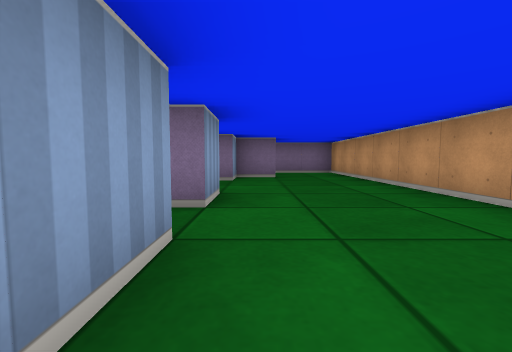
view 1 (above)

24 first-person views from a walk through a cub3D maze. The camera is about half as high as the walls, tilts 4° down and sees 90° across. The floor is counted in squares. Each view is taken from the middle of a square. On the plan, view 1 faces up. The plan holds only what a view shows up to about 9 squares ahead; the rest is blank.

view 2
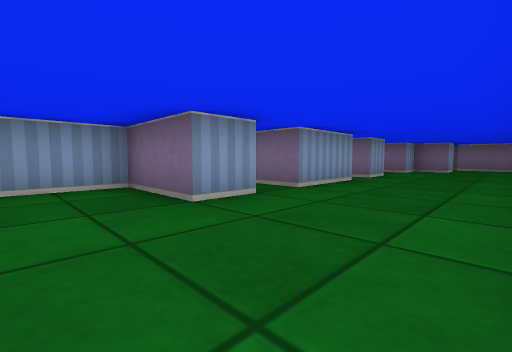

view 3
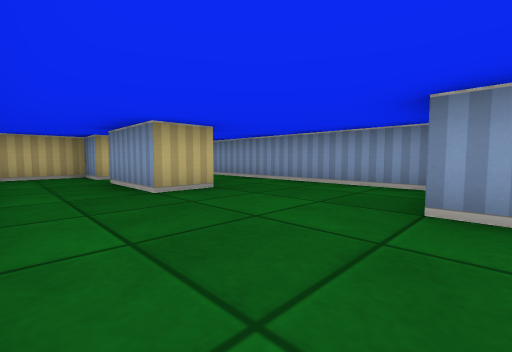

view 4
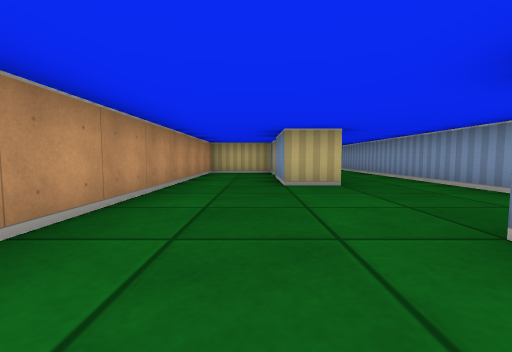

view 5
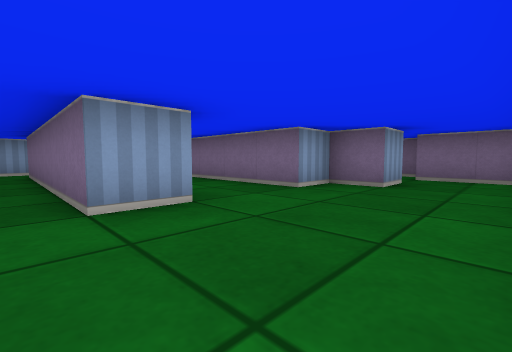

view 6
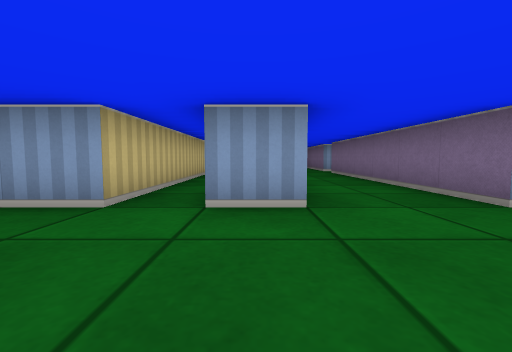

view 7
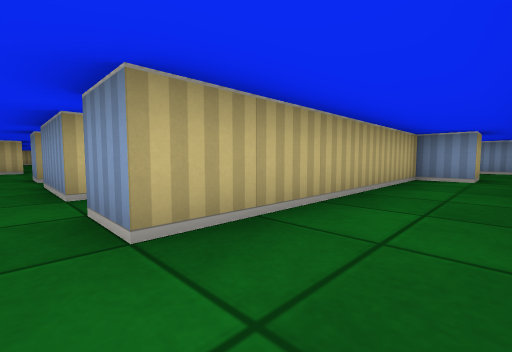

view 8
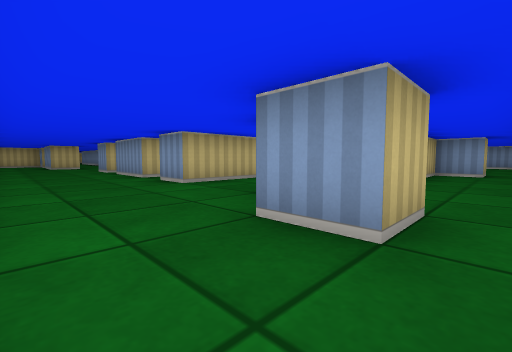

view 9
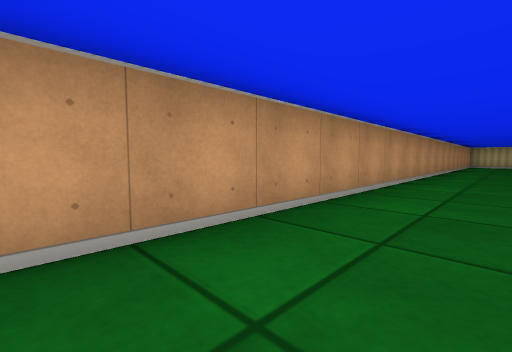

view 10
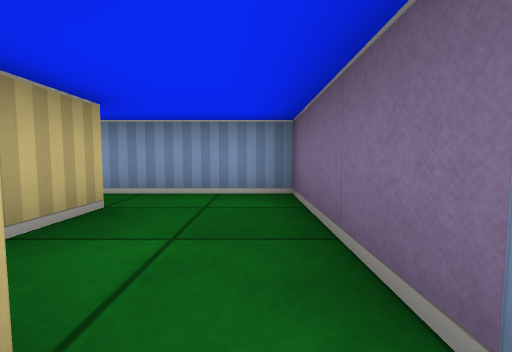

view 11
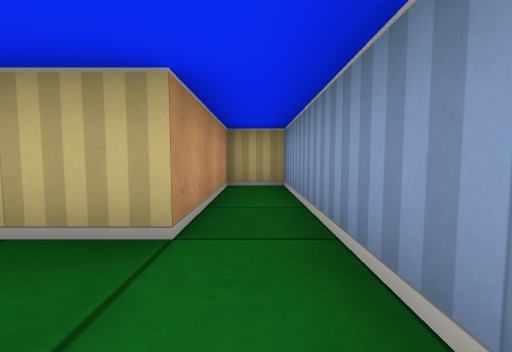

view 12
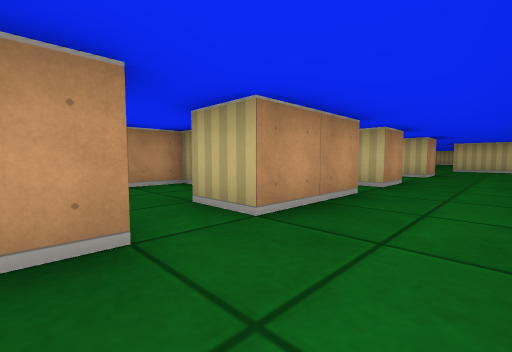

view 13
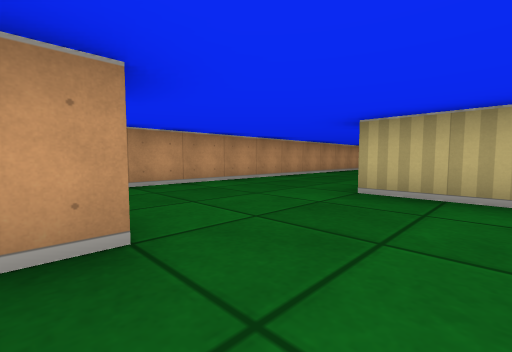

view 14
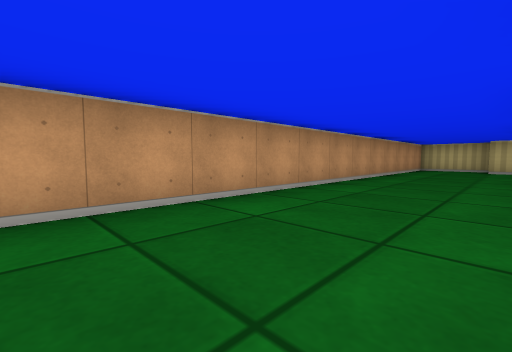

view 15
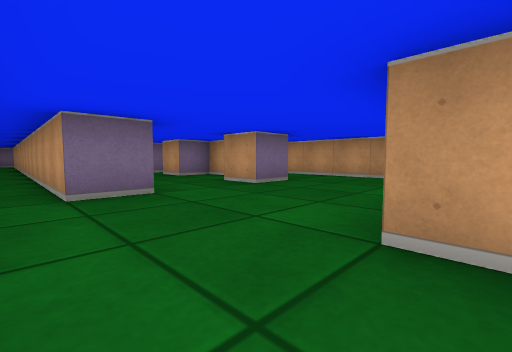

view 16
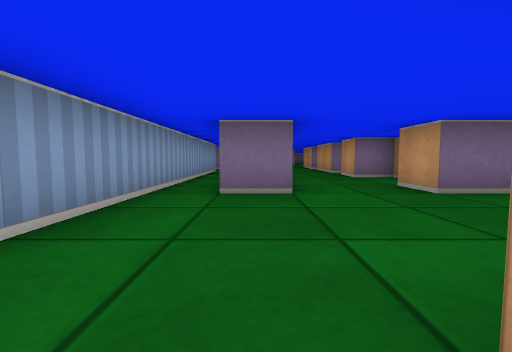

view 17
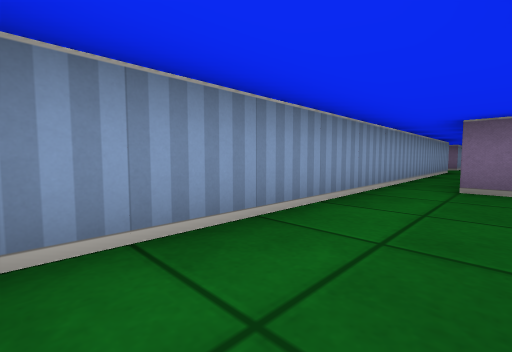

view 18
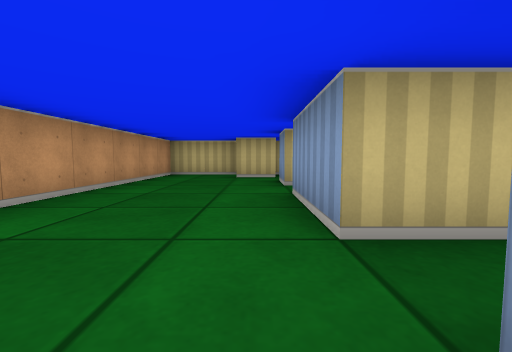

view 19
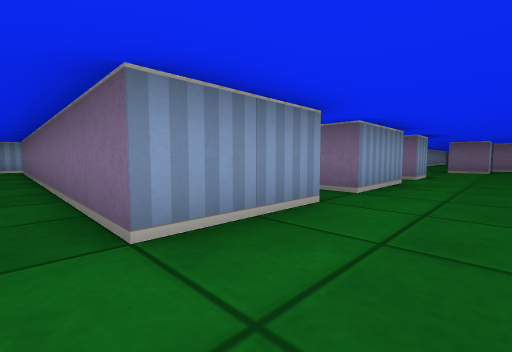

view 20
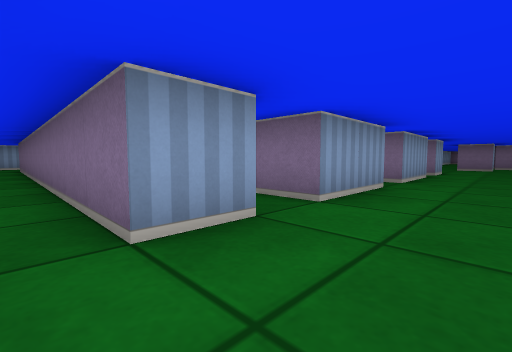

view 21
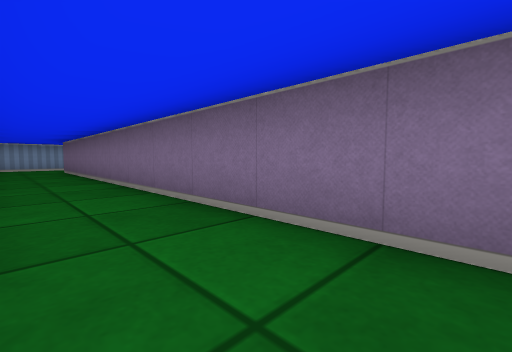

view 22
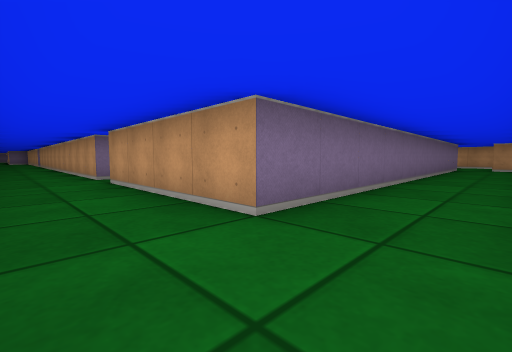

view 23
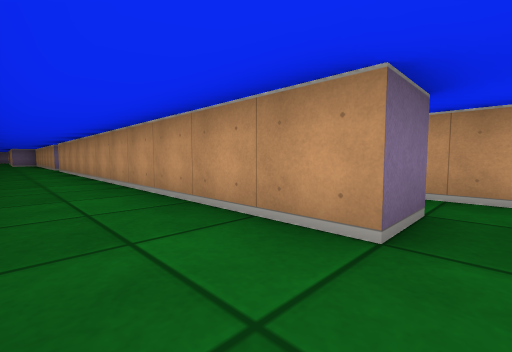

view 24
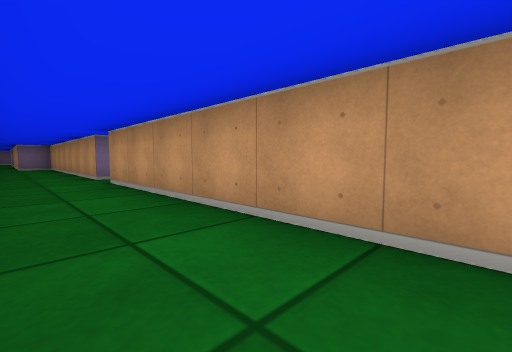

### Floor plan
Points are (right, up) in squares from view 1. A wall is a line through its corners. A room is listed if a view was taken in it or the views show most of it. See-through windows are left out.
Room 1 (views 1, 2, 3, 4, 5, 6, 7)
walls: (-0.5, -1.4) (-0.5, -2.5) (-2.5, -2.5) (-2.5, -5.5); (-0.5, 1.5) (-0.5, -0.5); (-0.5, 5.5) (-5.5, 5.5); (-0.6, -5.5) (0.5, -5.5) (0.5, -7.5); (-5.5, 3.5) (-0.5, 3.5) (-0.5, 2.5); (0.5, 6.5) (-0.5, 6.5); (-6.5, 4.5) (-6.5, 3.5); (2.5, -7.5) (2.5, 5.5)
ways out: opening at (1.5, 6.5) to room 2; opening at (-6, 5) to room 3; opening at (-1.5, -6.5) to room 4; opening at (-1, 2) to room 7; opening at (1.5, -6.5) to room 8; opening at (-1, -1)
Room 2 (views 8, 9)
walls: (-0.6, 7.5) (0.5, 7.5) (0.5, 6.5); (-0.5, 6.5) (-0.5, 5.5); (0.4, 9.5) (-0.1, 9.5); (2.5, 5.5) (2.5, 8.5) (0.5, 8.5); (-6.5, 7.5) (-6.5, 6.5)
ways out: opening at (1.5, 6.5) to room 1; opening at (-6, 8)
Room 3 (views 10, 11)
walls: (-7.5, 4.5) (-6.5, 4.5); (-7.5, 5.5) (-10.5, 5.5) (-10.5, 0.5) (-9.5, 0.5) (-9.5, 3.5) (-8.4, 3.5); (-6.5, 3.5) (-5.5, 3.5); (-5.5, 5.5) (-6.5, 5.5)
ways out: opening at (-6, 5) to room 1
Room 4 (views 12, 13, 14, 18, 19, 20)
walls: (-2.1, -18.5) (-0.5, -18.5) (-0.5, -19.5); (-2.4, -15.5) (-3.5, -15.5) (-3.5, -6.8); (0.5, -14.5) (0.5, -15.5) (-0.5, -15.5) (-0.5, -14.5) (0.1, -14.5); (-0.5, -20.4) (-0.5, -22.5); (0.5, -13.2) (0.5, -12.5) (-0.5, -12.5) (-0.5, -11.5) (0, -11.5); (-0.5, -23.5) (-0.5, -25.5) (-9.5, -25.5); (0, -10.5) (-0.5, -10.5) (-0.5, -8.5) (0.5, -8.5); (-4.5, -9.5) (-4.5, -18.6); (-0.5, -7.6) (-0.5, -6.9); (-0.5, -26.5) (-0.5, -27.5); (-2.5, -5.5) (-2.5, -10); (0.5, -29.5) (2.5, -29.5) (2.5, -13.9); (-10.5, -25.4) (-10.5, -26)
ways out: opening at (-1.5, -6.5) to room 1; opening at (-3.5, -19) to room 5; opening at (-1.5, -20) to room 5; opening at (0, -28) to room 6; opening at (0, -8) to room 8; opening at (-1, -23)
Room 5 (views 15, 16, 17)
walls: (-2.5, -19.1) (-2.5, -18.5); (-4.5, -18.6) (-4.5, -20.1); (-0.5, -19.5) (-0.9, -19.5)
ways out: opening at (-3.5, -19) to room 4; opening at (-1.5, -20) to room 4
Room 6 (views 21, 22, 23, 24)
walls: (-10.4, -22.5) (-11.5, -22.5) (-11.5, -11.5); (-11.5, -10.6) (-11.5, -5.8); (-0.5, -27.5) (-11.5, -27.5) (-11.5, -23.5); (-0.5, -28.5) (0.5, -28.5)
ways out: opening at (0, -28) to room 4; opening at (-11, -23); opening at (-11, -11)
Room 7 (no view inside)
walls: (-5.5, 1.5) (-0.5, 1.5); (-0.5, 2.5) (-6.5, 2.5); (-7.5, 2.6) (-7.5, 2)
ways out: opening at (-1, 2) to room 1
Room 8 (no view inside)
walls: (0.5, -8.5) (0.5, -9.5) (2.5, -9.5) (2.5, -7.5)
ways out: opening at (1.5, -6.5) to room 1; opening at (0, -8) to room 4

Positions as (right, up) in squares from view 1, and headings:
1: (0, 0), facing up
2: (2, -4), facing up-left
3: (2, -2), facing down-left
4: (1, -1), facing down
5: (2, 2), facing up-left
6: (2, 3), facing left
7: (0, 5), facing down-left
8: (2, 8), facing down-left
9: (1, 7), facing down-right
10: (-7, 5), facing left
11: (-10, 5), facing down
12: (-2, -7), facing down-right
13: (-2, -15), facing down-right
14: (0, -18), facing down-right
15: (-4, -19), facing up-right
16: (-3, -19), facing up
17: (-3, -20), facing up-left
18: (0, -22), facing down
19: (1, -26), facing up-left
20: (1, -28), facing up-left
21: (-1, -29), facing up-left
22: (-13, -29), facing up-right
23: (-13, -23), facing up-right
24: (-13, -17), facing up-right
